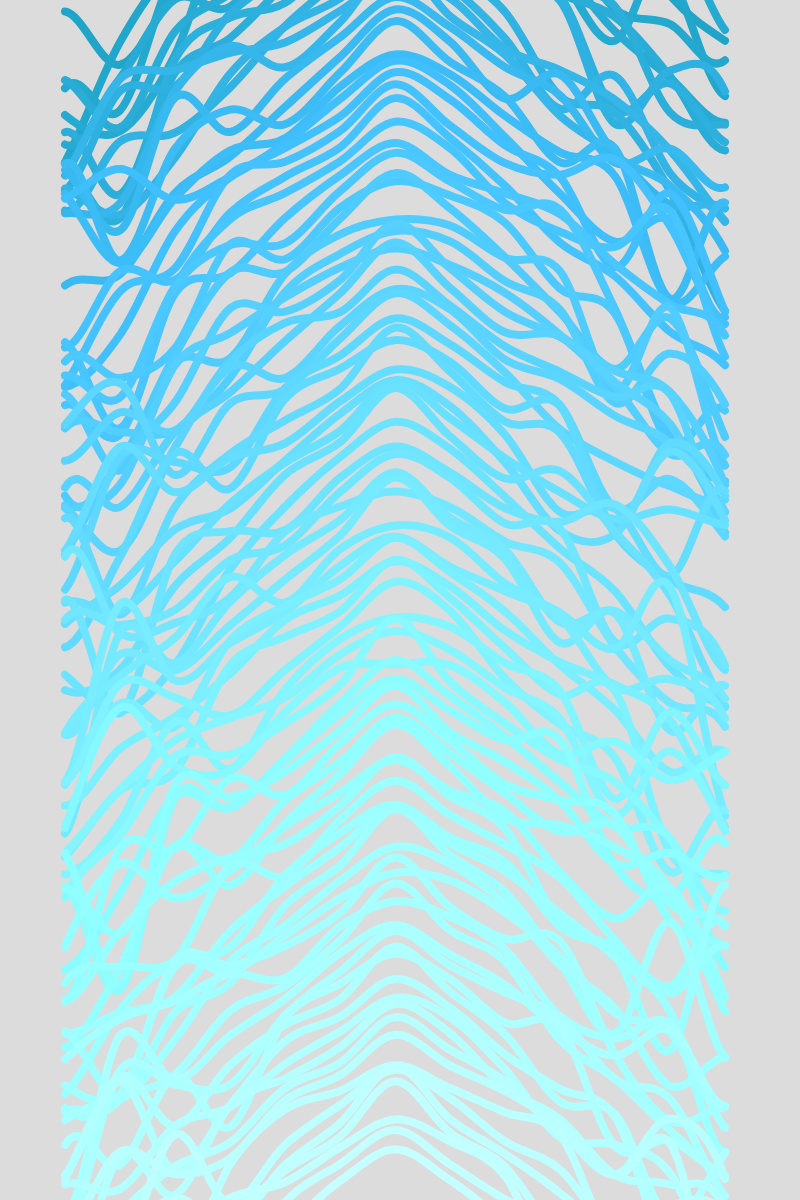
Frame 1 (no input)
Frame 60 (no input): identical to frame 1, image omitted
Frame 120 (the mouse pressed at the canvas centre since frame 60): identical to frame 1, image omitted

The p5.js sketch that drew this single still picture (run headless with seeded random() and noise() and a simulated clock; from frame 60 on, the mouse is pressed at the canvas centre):

// p5.js sketch
// ── sketch.js
function setup() {
  // windowSize = min(windowWidth,windowHeight)
  createCanvas(800,1200);
  xOff = 10
  yOff = 150
}

function draw() {
  // background(255,219,148);
  background(220)
for(let n = -yOff; n < height; n+=15){
  beginShape();
  for (i = xOff; i < width-xOff; i+=55) {
    noFill()
    // stroke(252, noise(n * 87), noise(n *94))
    stroke(50 + n/8, 180 + n/10, 230 + n/5)
    // stroke(255)
    let d = dist(i,n,width/2,n) //distance from point versus the center 
    strokeWeight(8)
    curveVertex(i,(n)-noise(n-i*0.5)*(100-d*1.5)) // '-' will make it go up, '+' makes it go down 
      // curveVertex(i,600)

    
  }
  endShape();
}
}
